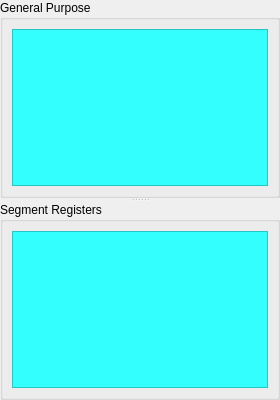
                                            <widget class="QSplitter" name="gpr_seg_split">
                                                <property name="styleSheet">
                                                    <string notr="true"/>
                                                </property>
                                                <property name="orientation">
                                                    <enum>Qt::Vertical</enum>
                                                </property>
                                                <widget class="QGroupBox" name="grpGenRegs">
                                                    <property name="autoFillBackground">
                                                        <bool>false</bool>
                                                    </property>
                                                    <property name="styleSheet">
                                                        <string notr="true"/>
                                                    </property>
                                                    <property name="title">
                                                        <string>General Purpose</string>
                                                    </property>
                                                    <layout class="QVBoxLayout" name="verticalLayout_14">
                                                        <item>
                                                            <widget class="QTreeView" name="treeGenericRegs">
                                                                <property name="autoFillBackground">
                                                                    <bool>true</bool>
                                                                </property>
                                                                <property name="styleSheet">
                                                                    <string notr="true">background-color: #34FFFF;</string>
                                                                </property>
                                                                <property name="midLineWidth">
                                                                    <number>0</number>
                                                                </property>
                                                                <property name="sizeAdjustPolicy">
                                                                    <enum>QAbstractScrollArea::AdjustIgnored</enum>
                                                                </property>
                                                                <property name="alternatingRowColors">
                                                                    <bool>false</bool>
                                                                </property>
                                                                <attribute name="headerVisible">
                                                                    <bool>false</bool>
                                                                </attribute>
                                                            </widget>
                                                        </item>
                                                    </layout>
                                                </widget>
                                                <widget class="QGroupBox" name="grpSpecRegs">
                                                    <property name="autoFillBackground">
                                                        <bool>false</bool>
                                                    </property>
                                                    <property name="styleSheet">
                                                        <string notr="true"/>
                                                    </property>
                                                    <property name="title">
                                                        <string>Segment Registers</string>
                                                    </property>
                                                    <layout class="QVBoxLayout" name="verticalLayout_15">
                                                        <item>
                                                            <widget class="QTreeView" name="treeSpecificRegs">
                                                                <property name="autoFillBackground">
                                                                    <bool>true</bool>
                                                                </property>
                                                                <property name="styleSheet">
                                                                    <string notr="true">background-color: #34FFFF;</string>
                                                                </property>
                                                                <property name="midLineWidth">
                                                                    <number>0</number>
                                                                </property>
                                                                <property name="sizeAdjustPolicy">
                                                                    <enum>QAbstractScrollArea::AdjustIgnored</enum>
                                                                </property>
                                                                <property name="alternatingRowColors">
                                                                    <bool>false</bool>
                                                                </property>
                                                                <attribute name="headerVisible">
                                                                    <bool>false</bool>
                                                                </attribute>
                                                            </widget>
                                                        </item>
                                                    </layout>
                                                </widget>
                                            </widget>
